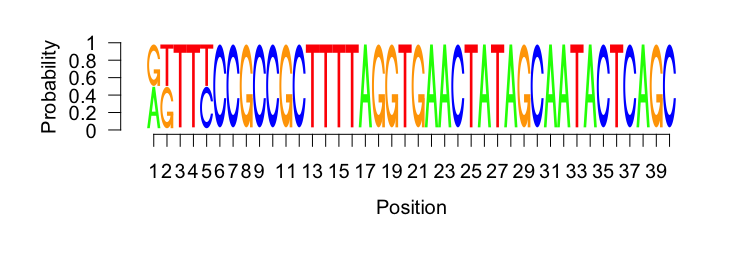

Generate this figure with R:
#INSTALLATION
  # install.packages('devtools')
  # source("https://bioconductor.org/biocLite.R")
  # biocLite("annotate")
  # biocLite("Biostrings")
  # install_github("mhahsler/rBLAST")
  library(annotate)
  library(Biostrings) #DNAStringSet Object
  library(rBLAST)
  #install_github("mhahsler/rMSA")
  library(rMSA)
  library(devtools)
  library(magrittr)
  library(seqinr)
  library(ape) #read.dna
  library(ggplot2)
  library(data.table)
  # install.packages('ghostscript')
  library(lubridate)
  
  wd="/home/mclab/R/git/M.C.Lab"

  #READ FASTA FILES
  setwd(paste(wd,'/seq',sep=''))
  seq= readDNAStringSet('2A6F.txt')
  seqr= readDNAStringSet('2A6R.txt')

#LOADING DATABASE
  setwd(wd)
  v1 <- blast(db="./db/nt") 

#VECTOR SCREEN
  cl <- predict(v1, seq) %>% (function(x){x[x$Perc.Ident>=97.5,]})

#PLOTTING
  qs= cl$Q.start
  qe= cl$Q.end
  data=data.table(y= c(qs,qe), line= seq(1,length(qs),1) %>% rep(2))
  ggplot(data, aes(x=factor(line),y=y))+geom_point()+geom_line(aes(group=factor(line)))

#ALIGNMENT
  setwd(paste(wd,'/seq',sep=''))
  seqset=c(
    '2A6F.txt',
    '2A6R.txt',
    '1A1F.txt',
    '1A6F.txt'
  )
  set= readDNAStringSet('seq.txt')
  mas=muscle(set)
  clustal_help()
  
  detail(mas)
  plot(mas,1,40)
  distCV(mas)

  distCV(mas) %>% 
    hclust() %>% 
    as.dendrogram() %>% 
    plot(horiz=TRUE, type='triangle')
  
